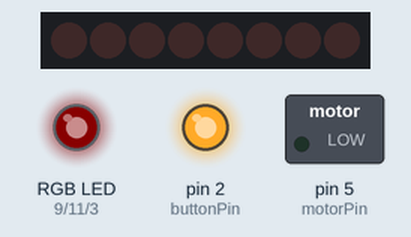
Recording of a sketch running on a simulated Arduino Uno, built with avr-gcc and run on an emulated ATmega328P. Parts: 8 shift-register outputs drawn as a row of LEDs (first output left, lit = HIGH), switched loads named in the sketch (green lamp = pin HIGH), an RGB LED mixed from three pins (HIGH = lit), output pins drawn as LEDs (lit = HIGH). Wiring (inferred from the names in the program): shift register (74HC595): data pin 4; shift clock pin 8; latch pin 7. Wiring (inferred from the signals the program sends): row of LEDs: on Q0, Q1, Q2, Q3, Q4, Q5, Q6, Q7. Dim RGB values are drawn brighter than linear; pins used as bus, display or sensor lines are not drawn.

Above: at 0.05 s.
At 1.65 s:
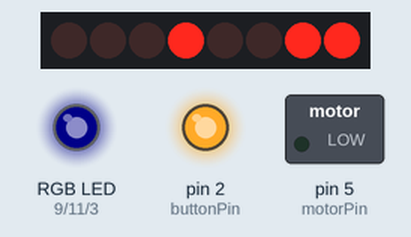
At 3.25 s:
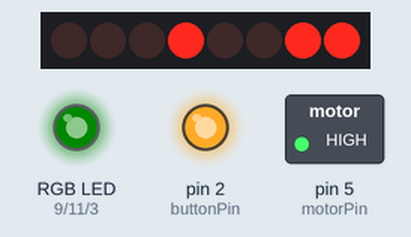
Timing chart, 0 to 7.6 s (numbered marks = the images above):
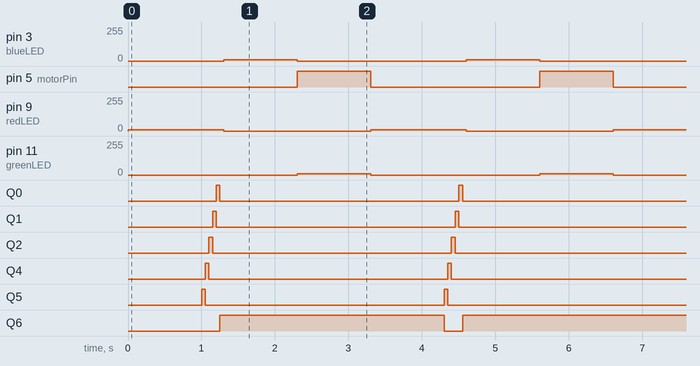

The sketch:

PCB_test_script.ino
```cpp
/*
-------------------------------------------------
| Zachary Nelson
| znelson1@ford.com
|
| **To be used with Shift Knob PCBs**
|
| This program tests all the functional components
| of the shift knob pcbs. Once both pcbs are soldered
| and assembled, this firmware can be run with the
| Arduino serial monitor to check all systems and
| functions. Below is a list of the features tested:
|
| 1. RGB LEDs - switch between Red, Blue, and Green
| 2. Push-button interrupt - sends a message to the
|    serial terminal
| 3. 7 segment display - plays a loop around the
|    outside segments
| 4. Motor control - turns on the motor for 1 second
|
| In addition to this, an external power source can
| be connected and run at 10+ V to check the 7805.
---------------------------------------------------
*/

int buttonPin = 2;
int motorPin = 5;

int redLED = 9; //pwm
int blueLED = 3; //pwm. used to be pin 10 until that pin died...
int greenLED = 11; //pwm

// shift register pins
int shiftDataPin = 4;  //SERIAL
int shiftClockPin = 8; //SCK
int shiftLatchPin = 7; //RCK

// 7segment digits
const byte all_digits[10] = {
  0b11111110,0b11010111,0b00110010,0b10010010, //-,1,2,3
  0b11010100,0b10011000,0b00011100,0b11010011, //4,5,6,7
  0b00010000,0b10010000};                    //8,9

const byte circle[6] = {
  0b00010101,0b00011001,0b00110001,0b01010001,
  0b10010001,0b00010011};

void setup() {
  Serial.begin(115200);
  pinMode(redLED,OUTPUT);
  pinMode(blueLED,OUTPUT); //used to be 10 until that pin fried...
  pinMode(greenLED,OUTPUT);
  pinMode(motorPin,OUTPUT);

  pinMode(shiftDataPin,OUTPUT);
  pinMode(shiftLatchPin,OUTPUT);
  pinMode(shiftClockPin,OUTPUT);

  pinMode(buttonPin,OUTPUT);
  digitalWrite(buttonPin,HIGH);
  attachInterrupt(0, buttonPress, FALLING);
  pinMode(10,INPUT); // killed pin 10
  digitalWrite(10,HIGH); // killed pin 10
}

void loop() {
  // print the string when a newline arrives:
  analogWrite(redLED,10);
  analogWrite(blueLED,0);
  analogWrite(greenLED,0);
  delay(1000);

  for (int c = 0; c < 6; c++) {
    sendDigit(circle[c]);
    delay(50);
  }

  analogWrite(redLED,0);
  analogWrite(blueLED,10);
  analogWrite(greenLED,0);
  delay(1000);

  digitalWrite(motorPin,HIGH);
  analogWrite(redLED,0);
  analogWrite(blueLED,0);
  analogWrite(greenLED,10);
  delay(1000);
  digitalWrite(motorPin,LOW);
}

void buttonPress() {
  Serial.println("Button Pressed!");
}

void sendDigit(int i){
  // take the latchPin low so
  // the LEDs don't change while you're sending in bits:
  digitalWrite(shiftLatchPin, LOW);
  // shift out the bits:
  shiftOut(shiftDataPin, shiftClockPin, LSBFIRST, i);
  //take the latch pin high so the LEDs will light up:
  digitalWrite(shiftLatchPin, HIGH);
}
```

Measured:
- by itself, pin 3 (blueLED), pin 11 (greenLED): alternates 10/255 for 1.0 s and 0/255 for 2.3 s
- by itself, pin 5 (motorPin): alternates HIGH for 1.0 s and LOW for 2.3 s
- by itself, pin 9 (redLED): alternates 10/255 for 1.3 s and 0/255 for 2.0 s
- by itself, Q0–2, Q4, Q5: alternates HIGH for 0.05 s and LOW for 3.3 s
- by itself, Q6: alternates HIGH for 3.1 s and LOW for 0.25 s
